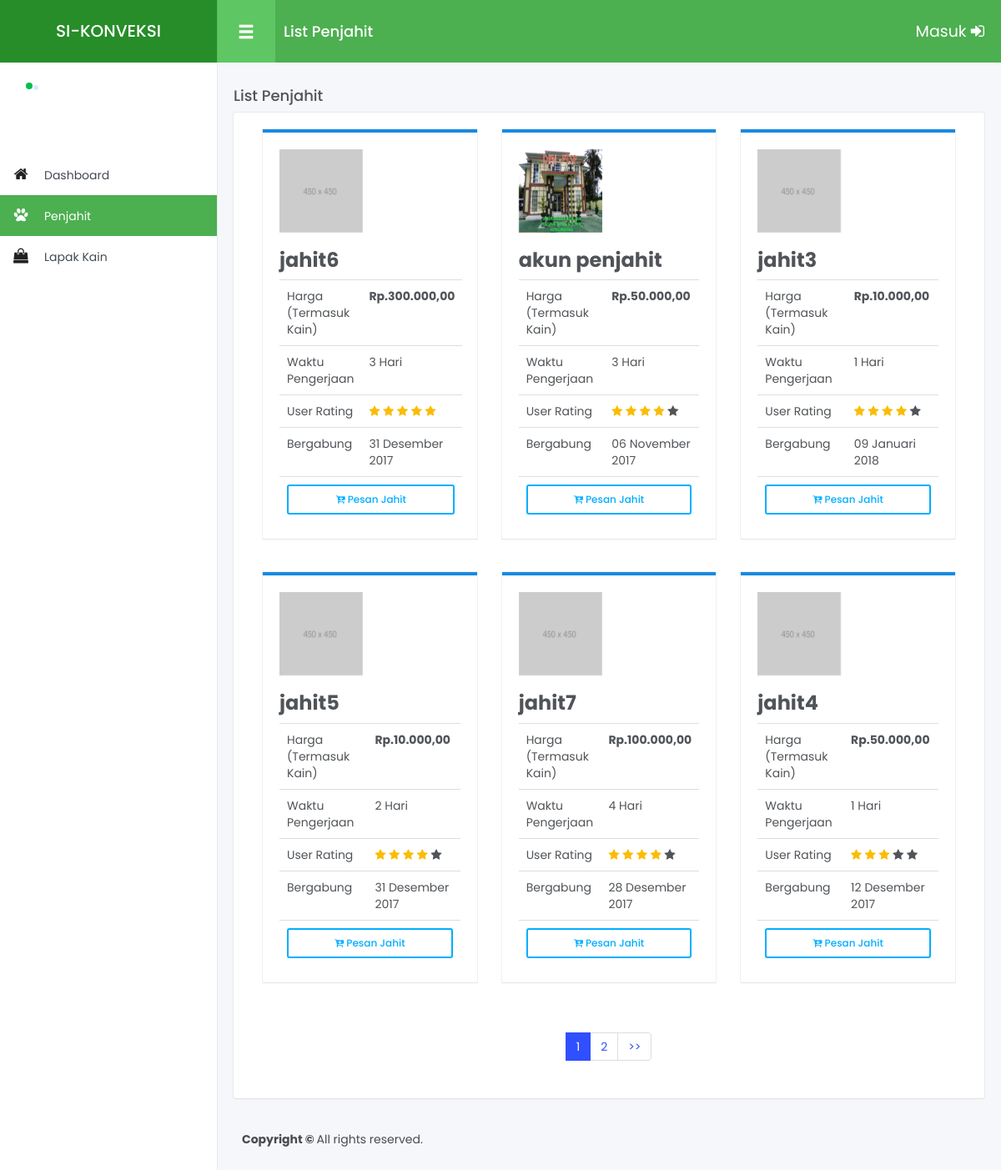
Screenshot of /PesanKustom/penjahit/17 with the database file from the repository.
### tables this page shows
CREATE TABLE `jasa_kustom` (
  `no` int(11) NOT NULL AUTO_INCREMENT,
  `kode_kategori` varchar(255) DEFAULT NULL,
  `id_penjahit` varchar(255) DEFAULT NULL,
  `harga` decimal(20,2) DEFAULT NULL,
  `harga_jahit` decimal(20,2) DEFAULT NULL,
  `keterangan` varchar(255) DEFAULT NULL,
  `waktu` int(11) DEFAULT NULL,
  PRIMARY KEY (`no`)
);

CREATE TABLE `users` (
  `no` int(11) NOT NULL AUTO_INCREMENT,
  `user` varchar(255) DEFAULT NULL,
  `pass` varchar(255) DEFAULT NULL,
  `nama` varchar(255) DEFAULT NULL,
  `level` enum('5','4','3','2','1') NOT NULL DEFAULT '5',
  `foto` varchar(255) DEFAULT NULL,
  `waktu` date DEFAULT NULL,
  PRIMARY KEY (`no`)
);

### application/views/include/template.php (called while the page is built, shortened)
<?php
    $this->load->model('Mdl_query');
    include "header.php" ;
    include "sidebar.php";
    $this->load->view($main) ;
    include'footer.php';
?>

### index.php (called while the page is built, shortened)
<?php
require_once BASEPATH.'core/CodeIgniter.php';

### application/models/Mdl_pesankustom.php (called while the page is built, shortened)
<?php
class Mdl_pesankustom extends CI_Model{
    public function GetPagesPenjahit($kategori,$limit,$offset){
        if($offset == null)
        {
            $where = $limit;
        }
        else
        {
            $where = $limit.",".$offset;
        }
        $query = $this->db->query("
            SELECT
            rating.member,
            AVG(rating.rating) as nilai_member,
            users.`user`,users.foto,users.nama,users.waktu,
            jasa_kustom.harga,jasa_kustom.waktu as waktu_kerja,jasa_kustom.keterangan,jasa_kustom.kode_kategori, jasa_kustom.keterangan, jasa_kustom.no as no_kustom
             FROM
             rating,users,regis_penjahit,jasa_kustom
            WHERE
            users.`no` = rating.member
            AND
            users.`no` = jasa_kustom.id_penjahit
            AND
            regis_penjahit.id_users = users.`no`
            AND
            jasa_kustom.kode_kategori = '$kategori'
            GROUP BY member
            ORDER BY nilai_member DESC
            LIMIT $where
        ");
            return $query->result();
	}
}

### application/helpers/fungsidate_helper.php (called while the page is built, shortened)
<?php  if ( ! defined('BASEPATH')) exit('No direct script access allowed');
if ( ! function_exists('tgl_indo'))
{
	function tgl_indo($tgl)
	{
		$ubah = gmdate($tgl, time()+60*60*8);
		$pecah = explode("-",$ubah);
		$tanggal = $pecah[2];
		$bulan = bulan($pecah[1]);
		$tahun = $pecah[0];
		return $tanggal.' '.$bulan.' '.$tahun;
	}
}
if ( ! function_exists('bulan'))
{
	function bulan($bln)
	{
		switch ($bln)
		{
			case 1:
				return "Januari";
				break;
			case 11:
				return "November";
				break;
			case 12:
				return "Desember";
				break;
		}
	}
}

### application/views/PesanKustom/penjahit.php (the view, shortened to what this page needs)
<?php
    $sys_no     = $this->session->userdata('sys_no');
?>
<div id="wrapper">
	<div class="main-content">
		<div class="row small-spacing">
            <div class="col-xs-6">
                    <h4 class="box-title"><?= $title ?></h4>
                </div>
			<div class="col-xs-12">
				<div class="box-content">
                        <?php
                            foreach($penjahit as $list)
                            {
                        ?>
                        <div class="col-lg-4 col-md-6 col-xs-12"  >
                            <div class="box-content bordered primary" >
                                <div class="profile-avatar">
                                    <?php
                                        if(!is_null(@$list->foto))
                                        {
                                     ?>
                                        <img src="<?= base_url(); ?>/assets/images/<?= $list->foto ?>" alt=""  style="height:100px; width:100px;">
                                    <?php
                                        }
                                        else
                                        {
                                    ?>
                                        <img src="<?= base_url(); ?>/assets/images/blank.png" alt=""  style="height:100px;">
                                    <?php
                                        }
                                    ?>
                                    <h3><strong><?= $list->nama ?></strong></h3>
                                </div>
                                <table class="table  no-margin">
                                    <tbody>
                                        <tr>
                                            <td>Harga (Termasuk Kain)</td>
                                            <td>
                                                <b><?= rupiah($list->harga) ?></b>
                                            </td>
                                        </tr>
                                        <tr>
                                            <td>Waktu Pengerjaan</td>
                                            <td>
                                                <?= $list->waktu_kerja ?> Hari
                                            </td>
                                        </tr>
                                        <tr>
                                            <td>User Rating</td>
                                            <td>
                                                <?= rating($list->nilai_member) ?>
                                            </td>
                                        </tr>
                                        <tr>
                                            <td>Bergabung </td>
                                            <td><?= tgl_indo($list->waktu) ?></td>
                                        </tr>
                                        <tr>
                                            <td colspan="2" style="text-align:center">
                                                <?php
                                                    if(isset($sys_no))
                                                    {
                                                ?>
                                                        <a href="<?= base_url()?>pesankustom/detail_pesan/<?= $list->no_kustom ?>" class="btn btn-info btn-bordered btn-xs btn-block" ><i class="fa fa-american-sign-language-interpreting"></i> Pesan Jahit  </a>
                                                <?php
                                                    }
                                                    else
                                                    {
                                                ?>
                                                        <a href="#" class="btn btn-info  btn-bordered btn-xs btn-block" data-toggle='modal'data-target='#belum_login'    style='text-decoration: none;'><i class="fa fa-cart-arrow-down"></i> Pesan Jahit </a>
                                                <?php
                                                    }
                                                ?>
                                            </td>
                                        </tr>
                                    </tbody>
                                </table>
                            </div>
                         <br/>
                    </div>
                        <?php
                            }
                        ?>
                 <div class="col-lg-12">
                        <nav class='text-center'>
                           <?= $this->pagination->create_links() ?>
                        </nav>
                    </div>
				</div>
            </div>
		</div>

### application/helpers/angka_helper.php (shortened to what this page needs)
<?php  if ( ! defined('BASEPATH')) exit('No direct script access allowed');
if ( ! function_exists('rupiah'))
{
	function rupiah($angka)
	{
		return "Rp.".number_format($angka,2,",",".");
	}
}
if ( ! function_exists('rating'))
{
	function rating($nilai)
	{
        if ($nilai == 5)
        {
            return '<i class="fa fa-star text-warning"></i> <i class="fa fa-star text-warning"></i> <i class="fa fa-star text-warning"></i> <i class="fa fa-star text-warning"></i> <i class="fa fa-star text-warning"></i>';
        }
        else if ($nilai >= 4 && $nilai <= 5)
        {
            return '<i class="fa fa-star text-warning"></i> <i class="fa fa-star text-warning"></i> <i class="fa fa-star text-warning"></i> <i class="fa fa-star text-warning"></i> <i class="fa fa-star"></i>';
        }
        else if ($nilai >= 3 && $nilai <= 4)
        {
            return '<i class="fa fa-star text-warning"></i> <i class="fa fa-star text-warning"></i> <i class="fa fa-star text-warning"></i> <i class="fa fa-star "></i> <i class="fa fa-star"></i>';
        }
	}
}

### assets/styles/color/green.css (style rules this page uses)
a { color: #4caf50; }

### rows the page displays
jasa_kustom: users.nama "jahit6", harga "Rp.300.000,00", waktu "3", users.waktu "31 Desember 2017"
jasa_kustom: users.foto (picture), users.nama "akun penjahit", harga "Rp.50.000,00", waktu "3", users.waktu "06 November 2017"
jasa_kustom: users.nama "jahit3", harga "Rp.10.000,00", waktu "1", users.waktu "09 Januari 2018"
jasa_kustom: users.nama "jahit5", harga "Rp.10.000,00", waktu "2", users.waktu "31 Desember 2017"
jasa_kustom: users.nama "jahit7", harga "Rp.100.000,00", waktu "4", users.waktu "28 Desember 2017"
jasa_kustom: users.nama "jahit4", harga "Rp.50.000,00", waktu "1", users.waktu "12 Desember 2017"

### other values shown
$title "List Penjahit"
$this->pagination->create_links() "1 2 >>"
